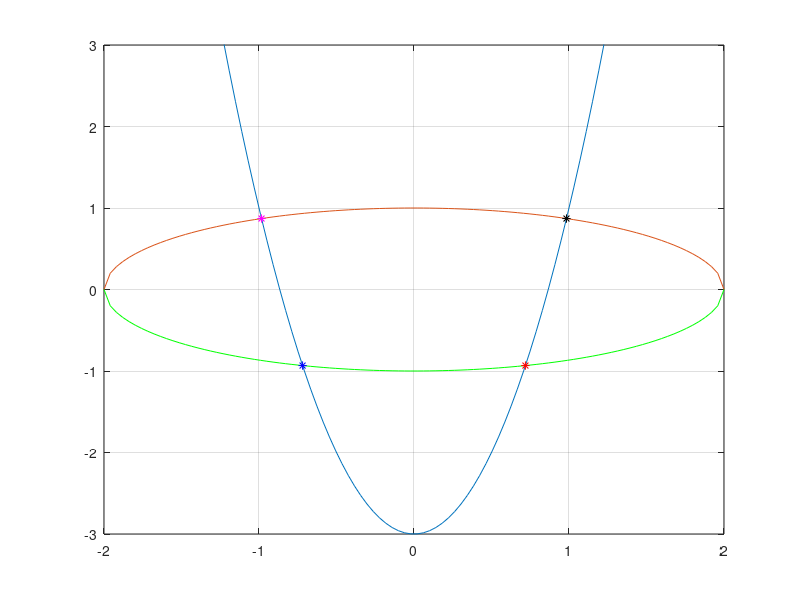

Here is the MATLAB script that generated this plot:
function Example_5_24
clc,clear all;
x=linspace(-2,2,100);
y1=4*x.^2-3;
y2=sqrt(1-x.^2/4);

plot(x,y1,x,y2,x,-y2,'-g')
axis([-2 2 -3 3])
grid on
hold on
a=fsolve(@fonk,[0.5,-0.5])

plot(a(1),a(2),'r*')

hold on
a=fsolve(@fonk,[-0.5,0.5])
plot(a(1),a(2),'m*')

hold on
a=fsolve(@fonk,[-0.5,-0.5])
plot(a(1),a(2),'b*')

hold on
a=fsolve(@fonk,[0.5,0.5])
plot(a(1),a(2),'k*')

function f=fonk(z)
f=[z(2)-4*z(1).^2+3;z(1).^2/4+z(2).^2-1];



